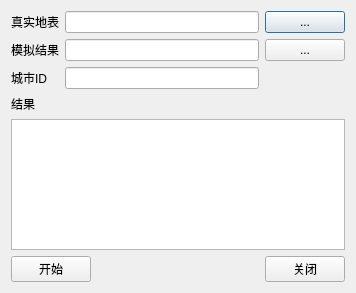
<?xml version="1.0" encoding="UTF-8"?>
<ui version="4.0">
 <class>Dialog</class>
 <widget class="QDialog" name="Dialog">
  <property name="geometry">
   <rect>
    <x>0</x>
    <y>0</y>
    <width>356</width>
    <height>293</height>
   </rect>
  </property>
  <property name="windowTitle">
   <string>Validation</string>
  </property>
  <property name="windowIcon">
   <iconset>
    <normaloff>res/logo.ico</normaloff>res/logo.ico</iconset>
  </property>
  <layout class="QGridLayout" name="gridLayout_2">
   <item row="0" column="0">
    <layout class="QGridLayout" name="gridLayout">
     <item row="0" column="1">
      <widget class="QLineEdit" name="lineEdit"/>
     </item>
     <item row="0" column="0">
      <widget class="QLabel" name="label">
       <property name="text">
        <string>真实地表</string>
       </property>
      </widget>
     </item>
     <item row="0" column="2">
      <widget class="QPushButton" name="pushButton">
       <property name="text">
        <string>...</string>
       </property>
      </widget>
     </item>
     <item row="1" column="1">
      <widget class="QLineEdit" name="lineEdit_2"/>
     </item>
     <item row="1" column="2">
      <widget class="QPushButton" name="pushButton_2">
       <property name="text">
        <string>...</string>
       </property>
      </widget>
     </item>
     <item row="1" column="0">
      <widget class="QLabel" name="label_2">
       <property name="text">
        <string>模拟结果</string>
       </property>
      </widget>
     </item>
     <item row="2" column="0">
      <widget class="QLabel" name="label_4">
       <property name="text">
        <string>城市ID</string>
       </property>
      </widget>
     </item>
     <item row="2" column="1">
      <widget class="QLineEdit" name="lineEdit_3"/>
     </item>
    </layout>
   </item>
   <item row="1" column="0">
    <widget class="QLabel" name="label_3">
     <property name="text">
      <string>结果</string>
     </property>
    </widget>
   </item>
   <item row="2" column="0">
    <widget class="QTextBrowser" name="textBrowser">
     <property name="html">
      <string>&lt;!DOCTYPE HTML PUBLIC &quot;-//W3C//DTD HTML 4.0//EN&quot; &quot;http://www.w3.org/TR/REC-html40/strict.dtd&quot;&gt;
&lt;html&gt;&lt;head&gt;&lt;meta name=&quot;qrichtext&quot; content=&quot;1&quot; /&gt;&lt;style type=&quot;text/css&quot;&gt;
p, li { white-space: pre-wrap; }
&lt;/style&gt;&lt;/head&gt;&lt;body style=&quot; font-family:'SimSun'; font-size:9pt; font-weight:400; font-style:normal;&quot;&gt;
&lt;p style=&quot;-qt-paragraph-type:empty; margin-top:12px; margin-bottom:12px; margin-left:0px; margin-right:0px; -qt-block-indent:0; text-indent:0px;&quot;&gt;&lt;br /&gt;&lt;/p&gt;&lt;/body&gt;&lt;/html&gt;</string>
     </property>
     <property name="placeholderText">
      <string/>
     </property>
    </widget>
   </item>
   <item row="3" column="0">
    <layout class="QHBoxLayout" name="horizontalLayout">
     <item>
      <widget class="QPushButton" name="pushButton_3">
       <property name="text">
        <string>开始</string>
       </property>
      </widget>
     </item>
     <item>
      <spacer name="horizontalSpacer">
       <property name="orientation">
        <enum>Qt::Horizontal</enum>
       </property>
       <property name="sizeHint" stdset="0">
        <size>
         <width>40</width>
         <height>20</height>
        </size>
       </property>
      </spacer>
     </item>
     <item>
      <widget class="QPushButton" name="pushButton_4">
       <property name="text">
        <string>关闭</string>
       </property>
      </widget>
     </item>
    </layout>
   </item>
  </layout>
 </widget>
 <resources/>
 <connections/>
</ui>
